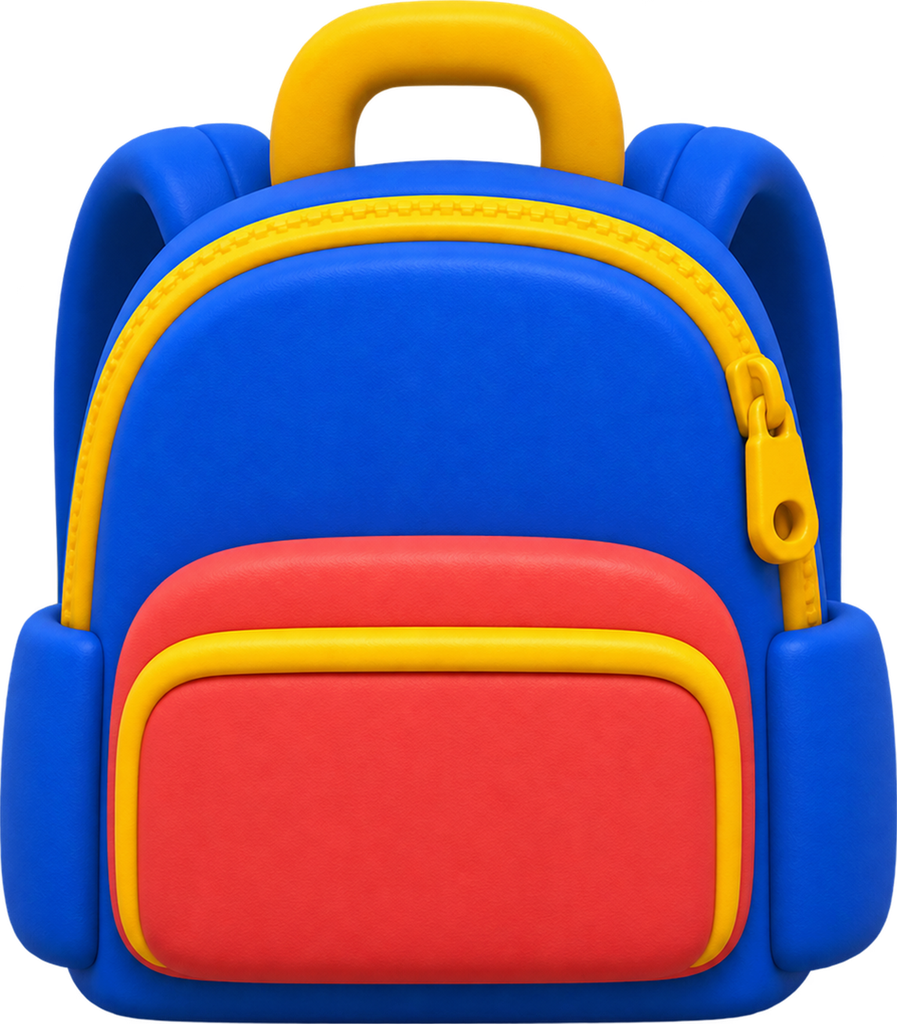
#> input picture assets/ui/unlock/ready/bag-closed.png, 897 x 1024 px, given in place of backpack-closed.png, which was not available
$ python unlock_pieces.py
#> lines starting #> are read from the running program, lines starting #| are printed output that depends on the picture; after the words box and inside, x2 and y2 are one past the last pixel; in counts of white or black regions, pixels touching at a corner belong together
"""The unlock backpack's pictures (docs/plan/UNLOCK-PLAN.md), from assets/ui/unlock/source into assets/ui/unlock/ready.

- sheet.png, tape-title.png, pull.png: the concept pieces cut to what shows and sized for upload.
- sheet-tapes.png: the sheet's red and blue top tapes on their own, drawn over the LEVEL strip (Alan 2026-11-11: the
  strip must look taped down, not floating).
- bag-closed.png, bag-open.png: both backpacks cut to the bag.
- unzip-1.png, unzip-2.png: 12 in-between pictures of the zipper's part of the bag (2 x 3 on each sheet). A real
  zipper: shut tight at the pull, gaping only along the stretch the pull has passed (widest in its middle, shut at both
  ends), the gap growing with that stretch (Alan 2026-11-11: opening from the wrong end looked very bad).
- button-cream.png: the Hangar's green taped button with its paper made cream (Later, Skip, arrows).
Prints the numbers UnlockMoment.luau needs (where the frames sit on the bag, the pull's path).
"""
from pathlib import Path
import numpy as np
from PIL import Image
from scipy.ndimage import (binary_closing, binary_fill_holes, binary_opening, gaussian_filter, map_coordinates,
                           median_filter)

ROOT = Path(__file__).resolve().parents[2]
SRC, READY = ROOT / 'assets/ui/unlock/source', ROOT / 'assets/ui/unlock/ready'
CX, CY = 1030.0, 1100.0              # the bag's middle in the 2048 pictures; rays from here find the zipper
TA, T0, TL = 22.0, 32.0, 165.0       # angle where the open gap shuts on the right; the closed pull; the open pull
BOX = (300, 380, 1760, 1180)         # the part of the bag a frame redraws
BAG = (248, 114, 1794, 1878)         # the bag's own extent in the 2048 pictures
FRAMES, FW, FH = 12, 512, 280

def rgba(name):
    return np.array(Image.open(SRC / name).convert('RGBA')).astype(float)

def solid_box(im):
    return im.getchannel('A').point(lambda v: 255 if v > 128 else 0).getbbox()

def fit(im, longest):
    s = longest / max(im.size)
    return im.resize((round(im.width * s), round(im.height * s)), Image.LANCZOS) if s < 1 else im

# --- the zipper's track, ray by ray -------------------------------------------------------------------------------
def yellow(a):
    r, g, b, al = (a[..., k] for k in range(4))
    return (r > 180) & (g > 130) & (b < 120) & (r - b > 90) & (al > 128)

def runs(mask, theta):
    t = np.radians(theta); rs = np.arange(250, 1000)
    xs = (CX + rs * np.cos(t)).astype(int); ys = (CY - rs * np.sin(t)).astype(int)
    ok = (xs >= 0) & (xs < 2048) & (ys >= 0) & (ys < 2048)
    v = np.zeros(len(rs), bool); v[ok] = mask[ys[ok], xs[ok]]
    out, start = [], None
    for i, on in enumerate(np.append(v, False)):
        if on and start is None: start = i
        if not on and start is not None:
            if i - start >= 4 and rs[start] < 715: out.append((rs[start], rs[i - 1]))  # past 715: the handle
            start = None
    return out

def track(mask, angles, pick):
    v = np.array([pick(r) if r else np.nan for r in (runs(mask, a) for a in angles)], float)
    ok = ~np.isnan(v)
    return median_filter(np.interp(angles, angles[ok], v[ok]), size=17, mode='nearest')

def main():
    closed, opened = rgba('backpack-closed.png'), rgba('backpack-open.png')
#> call 2 of rgba, with name = 'backpack-open.png'
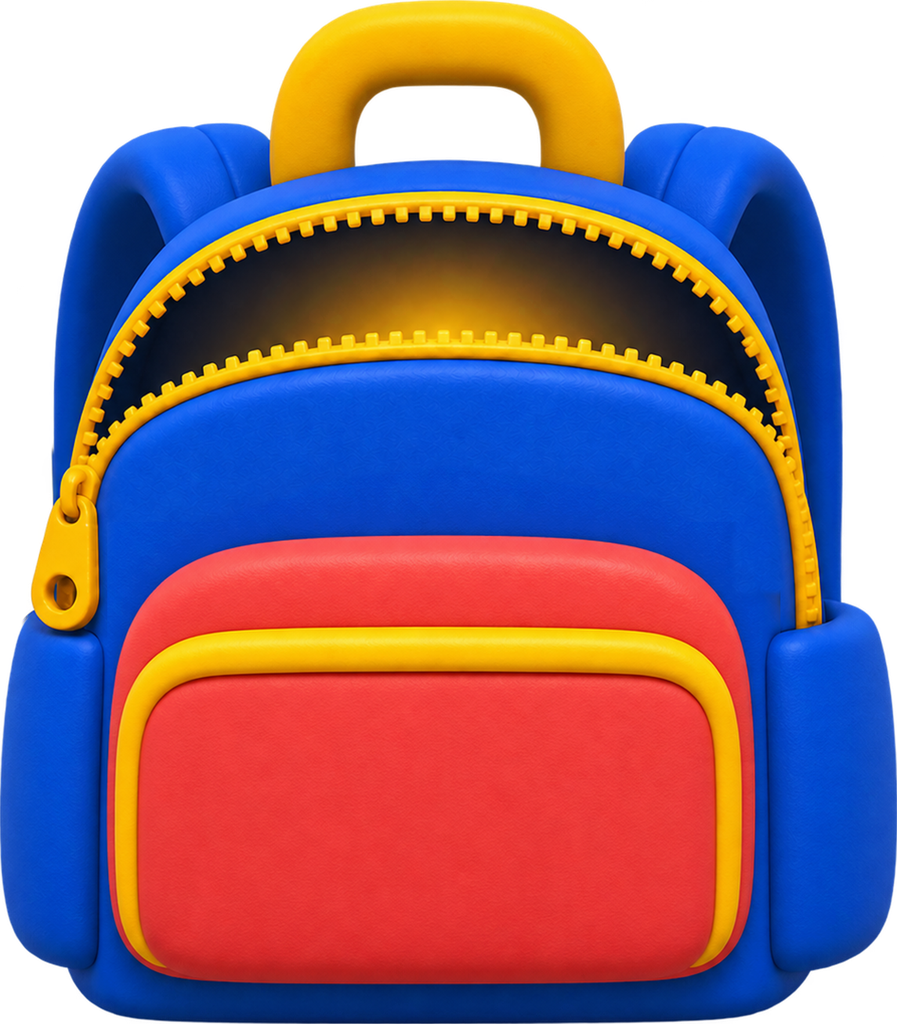
#> input picture assets/ui/unlock/ready/bag-open.png, 897 x 1024 px, given in place of backpack-open.png, which was not available
    angles = np.arange(-15, 195.01, 0.25)
    cm, om = yellow(closed), yellow(opened)
#> in yellow, `return (r > 180) & (g > 130) & (b < 120) & (r - b > 90) & (al > 128)`: returned value: shape (1024, 897) bool; 12.6% white; 7 white regions (4 under 20 px), largest, box (x1, y1, x2, y2) and area: (62, 195, 821, 627) 48656, (115, 627, 742, 963) 34567, (270, 0, 624, 183) 32128
#> in yellow (call 2), `r, g, b, al = (a[..., k] for k in range(4))`:
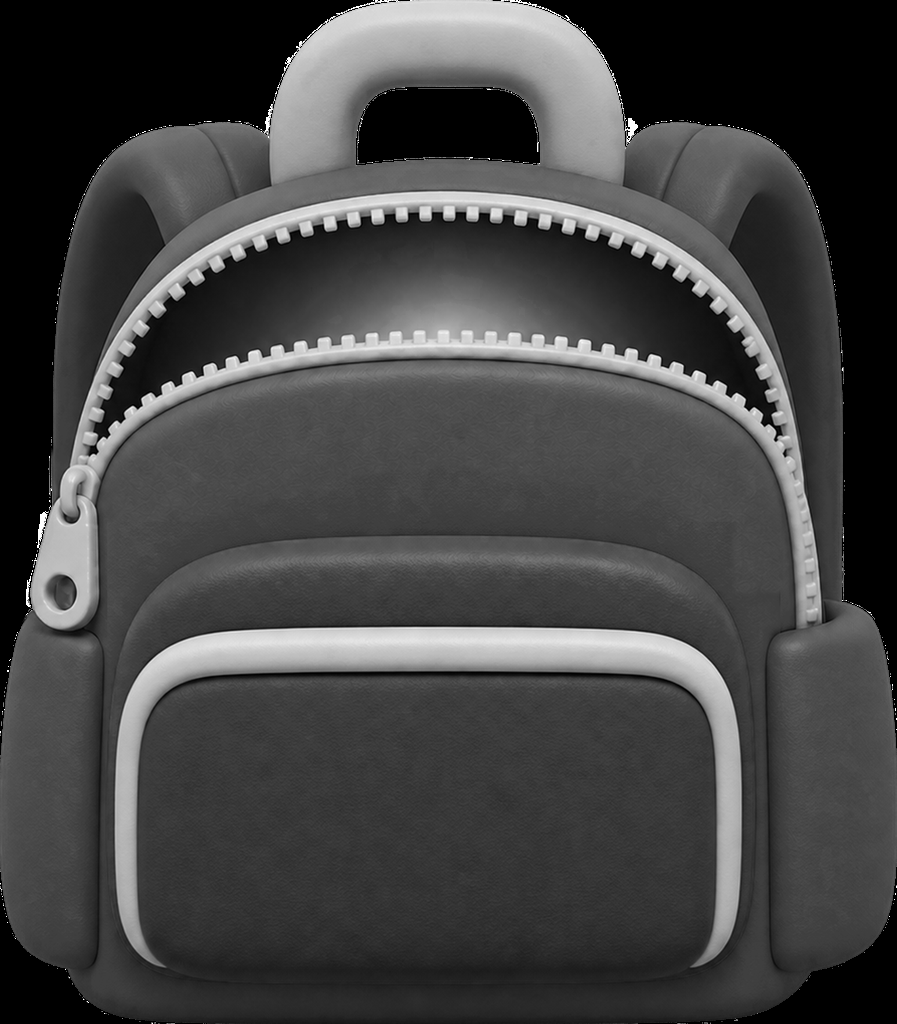
#> g: shape (1024, 897) float64; min 0, max 255, mean 67.5
#> in yellow (call 2), `r, g, b, al = (a[..., k] for k in range(4))`:
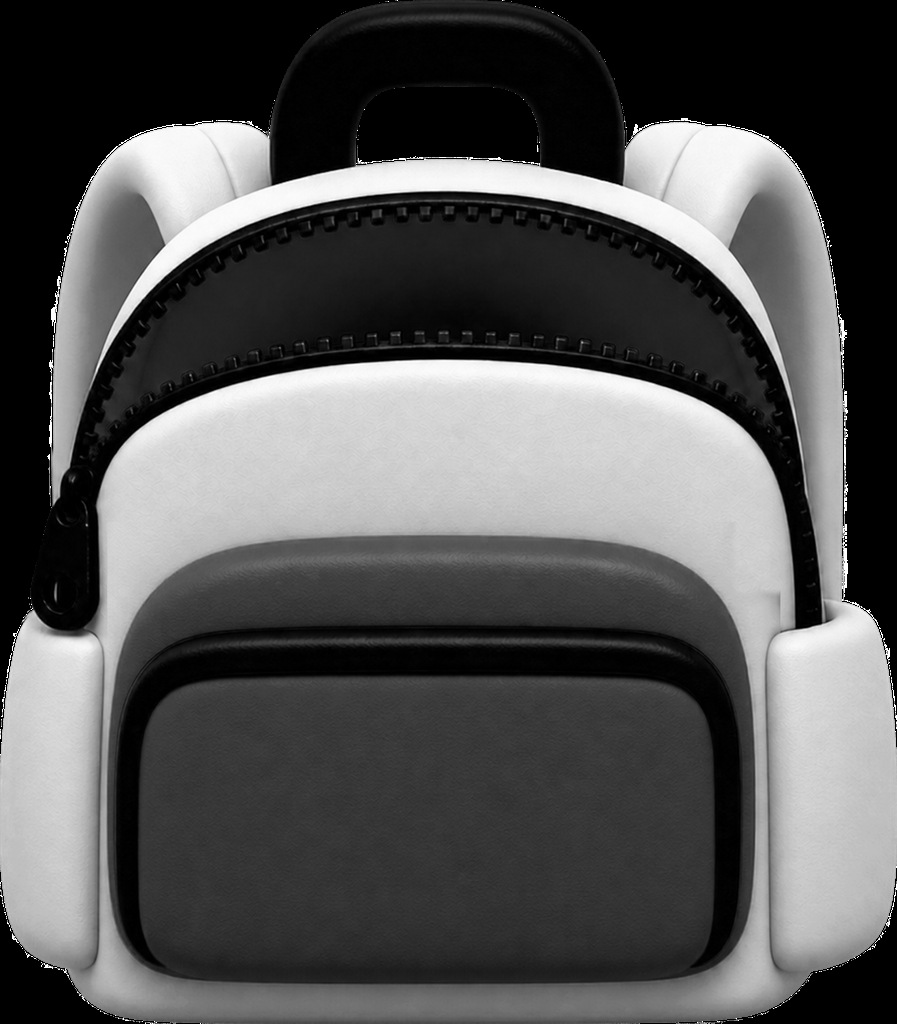
#> b: shape (1024, 897) float64; min 0, max 255, mean 84
#> in yellow (call 2), `return (r > 180) & (g > 130) & (b < 120) & (r - b > 90) & (al > 128)`:
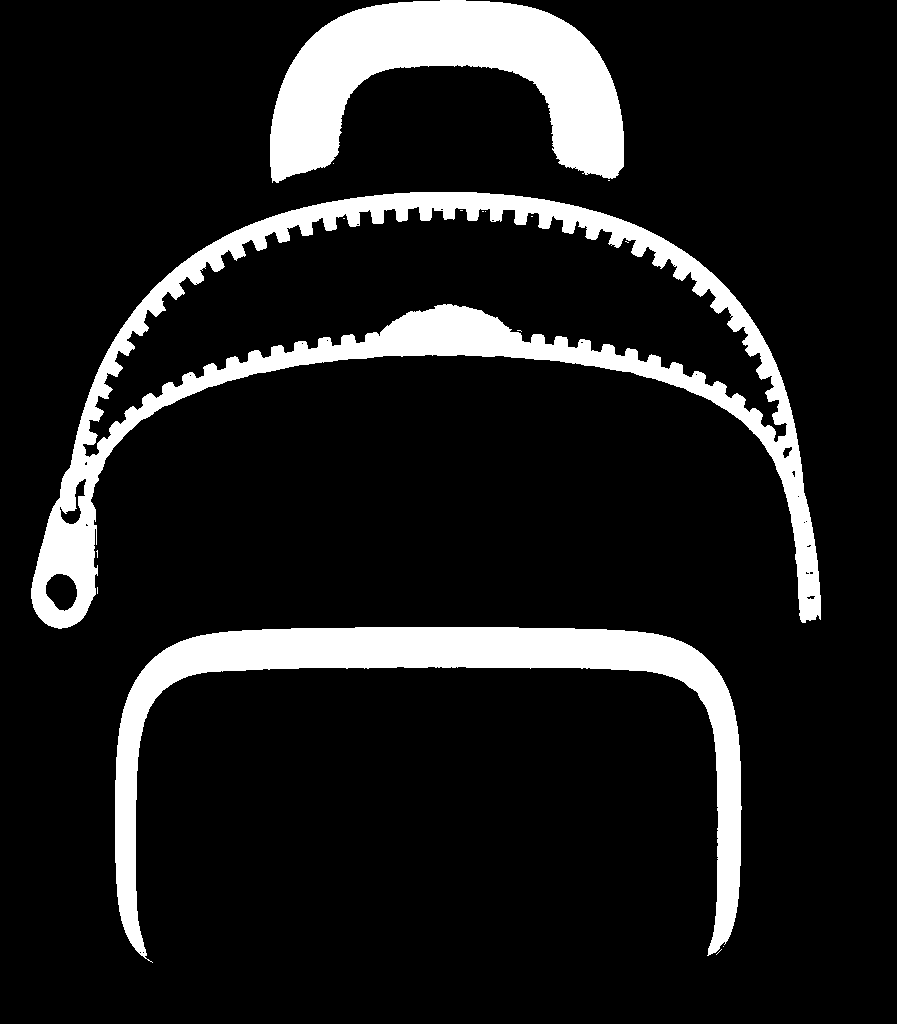
#> returned value: shape (1024, 897) bool; 12.3% white; 16 white regions (13 under 20 px), largest, box (x1, y1, x2, y2) and area: (31, 192, 821, 629) 46666, (115, 627, 742, 963) 34567, (270, 0, 624, 183) 32128
    ro_c = track(cm, angles, lambda rs: max(r[1] for r in rs))   # outer edge of the track, closed
    in_c = track(cm, angles, lambda rs: min(r[0] for r in rs))   # inner edge, closed
    pull = (angles > -1) & (angles < 36)                          # the closed picture's own pull hangs here
    in_c[pull] = np.interp(angles[pull], angles[~pull], in_c[~pull])
    ro_o = track(om, angles, lambda rs: max(r[1] for r in rs))   # outer edge of the upper teeth, open
    in_o = track(om, angles, lambda rs: min(r[0] for r in rs))   # far side of the lower teeth, open
    f = lambda tab, th: np.interp(th, angles, tab)

    x0, y0, x1, y1 = BOX
    ys, xs = np.mgrid[y0:y1, x0:x1].astype(float)
    th = np.degrees(np.arctan2(CY - ys, xs - CX)); th = np.where(th < -90, th + 360, th)
    r = np.hypot(xs - CX, ys - CY)
    delta = f(ro_c, th) - r                       # depth inside the track's outer edge
    w = f(ro_c, th) - f(in_c, th)                 # the closed track's width
    tail = th < TA

    def frame(p):
        ts = T0 + (TL - T0) * p                   # the pull's angle
        g = (ts - TA) / (TL - TA)                 # how far the gap has grown
        opening = (th >= TA) & (th <= ts)
        src = np.where(opening, TA + (th - TA) * (TL - TA) / max(ts - TA, 1e-3), th)
        hs = f(ro_o, src) - f(in_o, src)          # the open picture's gap depth there
        hd = w + g * np.maximum(hs - w, 0)        # this frame's gap depth (teeth kept, gap scaled)
        dsrc = np.where(delta <= hd, delta * np.maximum(hs, 1) / np.maximum(hd, 1), delta + (hs - hd))
        dsrc = np.where((delta < 0) | tail, delta, dsrc)
        rsrc = f(ro_o, src) - dsrc
        sx = CX + rsrc * np.cos(np.radians(src)); sy = CY - rsrc * np.sin(np.radians(src))
        warped = np.stack([map_coordinates(opened[..., k], [sy, sx], order=1, mode='nearest') for k in range(4)], -1)
        depth = np.where(th < 40, 230, np.maximum(hs, w) + 90)   # how deep it redraws (clear of the pocket)
        use = (opening | tail) * np.clip((depth - delta) / 40, 0, 1) * np.clip((delta + 8) / 8, 0, 1)
        use = use * (th > -12) * (th < 190)
        out = closed[y0:y1, x0:x1] * (1 - use[..., None]) + warped * use[..., None]
        return Image.fromarray(np.clip(out, 0, 255).astype('uint8'), 'RGBA')

    READY.mkdir(parents=True, exist_ok=True)
    for sheet_no in range(2):
        sheet = Image.new('RGBA', (FW * 2, FH * 3), (0, 0, 0, 0))
        for k in range(6):
            n = sheet_no * 6 + k + 1
            sheet.paste(frame(n / (FRAMES + 1)).resize((FW, FH), Image.LANCZOS), ((k % 2) * FW, (k // 2) * FH))
        sheet.save(READY / f'unzip-{sheet_no + 1}.png')

    bw, bh = BAG[2] - BAG[0], BAG[3] - BAG[1]
    for name, pic in (('bag-closed', 'backpack-closed.png'), ('bag-open', 'backpack-open.png')):
        fit(Image.open(SRC / pic).convert('RGBA').crop(BAG), 1024).save(READY / f'{name}.png')

    # The sheet, cut to the paper; its two top tapes on their own picture at the same scale and width.
    im = Image.open(SRC / 'sheet.png').convert('RGBA'); box = solid_box(im)
    sheet = im.crop(box); fit(sheet, 1024).save(READY / 'sheet.png')
    a = np.array(sheet).astype(int); r_, g_, b_, al = (a[..., k] for k in range(4)); H = 300
    mask = np.zeros(r_.shape, bool)
    mask[:H, :400] = ((b_ > r_ + 40) & (b_ > 120) & (al > 20))[:H, :400]
    mask[:H, -330:] = ((r_ > g_ + 55) & (r_ > b_ + 30) & (al > 20))[:H, -330:]
    mask = binary_fill_holes(binary_closing(binary_opening(mask, iterations=2), iterations=6))
    a[..., 3] = (al * np.clip(gaussian_filter(mask.astype(float), 1.0) * 1.4, 0, 1)).astype(int)
    tapes = Image.fromarray(a[:H].astype('uint8'), 'RGBA')
    tapes.resize((1024, round(H * 1024 / sheet.width)), Image.LANCZOS).save(READY / 'sheet-tapes.png')

    tape = Image.open(SRC / 'tape-title.png').convert('RGBA'); fit(tape.crop(solid_box(tape)), 1024).save(READY / 'tape-title.png')
    p = Image.open(SRC / 'zipper-pull-lifted.png').convert('RGBA'); fit(p.crop(solid_box(p)), 512).save(READY / 'pull.png')

    green = np.array(Image.open(ROOT / 'assets/ui/hangar/source/button-green.png').convert('RGBA')).astype(float)
    r_, g_, b_ = green[..., 0], green[..., 1], green[..., 2]
    paper = (g_ > r_ + 15) & (g_ > b_ + 15); lum = (0.3 * r_ + 0.59 * g_ + 0.11 * b_) / 160
    for k, c in enumerate((255, 244, 220)): green[..., k] = np.where(paper, np.clip(c * lum, 0, 255), green[..., k])
    Image.fromarray(green.astype('uint8'), 'RGBA').save(READY / 'button-cream.png')

    # Numbers for the game, as shares of the bag picture (0-1 across and down).
    print('sheet', sheet.size, 'tapes height share', round(H / sheet.height, 4))
    print('frames box', [round((BOX[0] - BAG[0]) / bw, 4), round((BOX[1] - BAG[1]) / bh, 4),
                         round((BOX[2] - BOX[0]) / bw, 4), round((BOX[3] - BOX[1]) / bh, 4)])
    pts = []
    for k in range(25):
        ts = T0 + (TL - T0) * k / 24
        rr = f(ro_c, ts) - (f(ro_c, ts) - f(in_c, ts)) / 2
        pts.append('{%.4f, %.4f}' % ((CX + rr * np.cos(np.radians(ts)) - BAG[0]) / bw, (CY - rr * np.sin(np.radians(ts)) - BAG[1]) / bh))
    print('pull path', ', '.join(pts))

if __name__ == '__main__':
#> (the run stopped early here; a loop or call above may not have finished)
